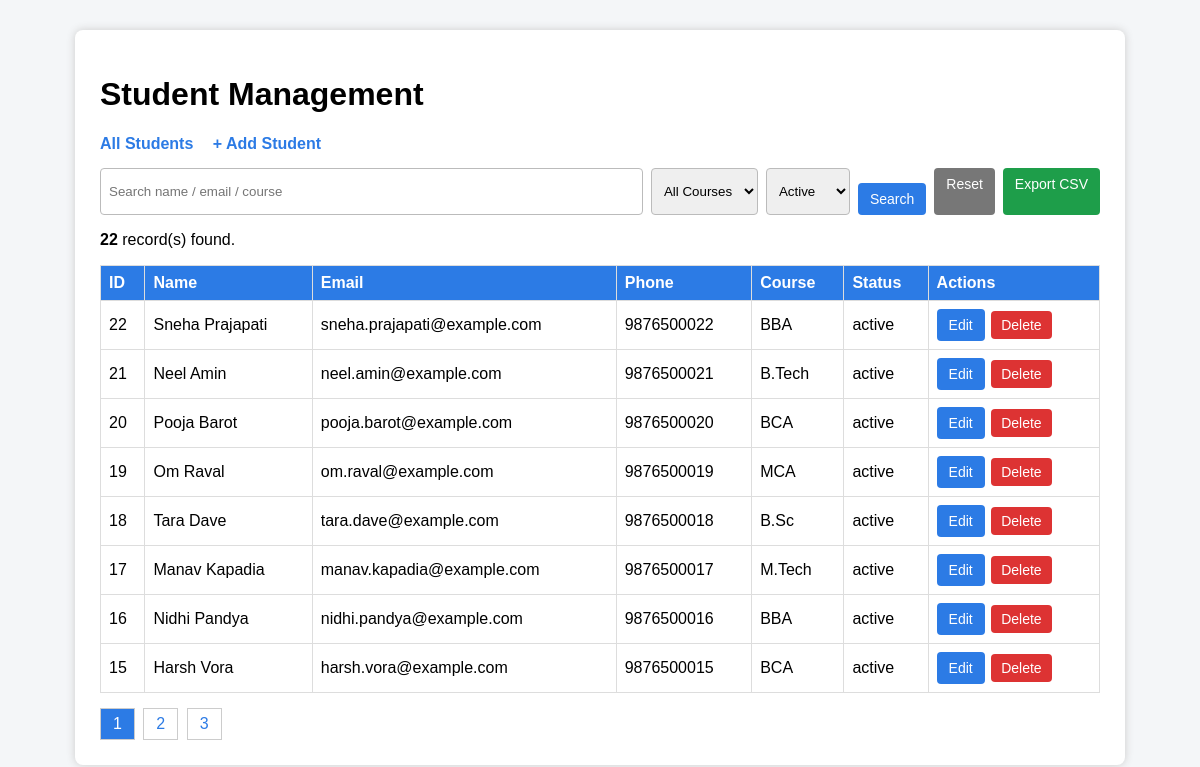
The page / on the database its author committed.
### tables this page shows
CREATE TABLE IF NOT EXISTS students (
    id INT AUTO_INCREMENT PRIMARY KEY,
    name VARCHAR(100) NOT NULL,
    email VARCHAR(120) NOT NULL UNIQUE,
    phone CHAR(10) NOT NULL,
    course VARCHAR(30) NOT NULL,
    status ENUM('active','deleted') NOT NULL DEFAULT 'active',
    created_at TIMESTAMP DEFAULT CURRENT_TIMESTAMP
);

### functions.php (called while the page is built, shortened)
<?php
function e($s): string {
    return htmlspecialchars((string)$s, ENT_QUOTES, 'UTF-8');
}
function build_filters(array $src): array {
    $where = []; $types = ''; $params = [];
    $q = trim($src['q'] ?? '');
    $course = trim($src['course'] ?? '');
    $status = $src['status'] ?? 'active';
    if (in_array($status, ['active', 'deleted'], true)) {
        $where[] = 'status = ?';
        $types .= 's';
        $params[] = $status;
    }
    return [$where ? 'WHERE ' . implode(' AND ', $where) : '', $types, $params];
}

### index.php (the view, shortened to what this page needs)
<?php
require 'config.php';
require 'functions.php';
$perPage = 8;
$page = max(1, (int)($_GET['page'] ?? 1));
[$where, $types, $params] = build_filters($_GET);
$stmt = $conn->prepare("SELECT COUNT(*) FROM students $where");
if ($types) { $stmt->bind_param($types, ...$params); }
$stmt->execute();
$total = (int)$stmt->get_result()->fetch_row()[0];
$pages  = max(1, (int)ceil($total / $perPage));
$page   = min($page, $pages);
$offset = ($page - 1) * $perPage;
$stmt = $conn->prepare("SELECT * FROM students $where ORDER BY id DESC LIMIT ? OFFSET ?");
$stmt->bind_param($types . 'ii', ...array_merge($params, [$perPage, $offset]));
$stmt->execute();
$rows = $stmt->get_result();
$q      = trim($_GET['q'] ?? '');
$status = $_GET['status'] ?? 'active';
require 'header.php';
?>
<form method="GET" class="filters">
    <input type="text" name="q" placeholder="Search name / email / course" value="<?= e($q) ?>">
    <select name="course">
        <option value="">All Courses</option>
    </select>
    <select name="status">
        <option value="active"  <?= $status === 'active'  ? 'selected' : '' ?>>Active</option>
    </select>
    <button type="submit">Search</button>
    <a href="index.php" class="btn gray">Reset</a>
    <a href="export_csv.php?<?= e(http_build_query($_GET)) ?>" class="btn green">Export CSV</a>
</form>
<p><b><?= $total ?></b> record(s) found.</p>
<table>
    <tr>
        <th>ID</th><th>Name</th><th>Email</th><th>Phone</th>
        <th>Course</th><th>Status</th><th>Actions</th>
    </tr>
    <?php while ($r = $rows->fetch_assoc()): ?>
    <tr class="<?= $r['status'] === 'deleted' ? 'deleted' : '' ?>">
        <td><?= (int)$r['id'] ?></td>
        <td><?= e($r['name']) ?></td>
        <td><?= e($r['email']) ?></td>
        <td><?= e($r['phone']) ?></td>
        <td><?= e($r['course']) ?></td>
        <td><?= e($r['status']) ?></td>
        <td class="actions">
            <?php if ($r['status'] === 'active'): ?>
                <a href="edit.php?id=<?= (int)$r['id'] ?>" class="btn">Edit</a>
                <form method="POST" action="delete.php"
                      onsubmit="return confirm('Move <?= e(addslashes($r['name'])) ?> to deleted list?');">
                    <button class="red">Delete</button>
                </form>
            <?php endif; ?>
        </td>
    </tr>
    <?php endwhile; ?>
</table>
<?php if ($pages > 1): ?>
<div class="pagination">
    <?php for ($i = 1; $i <= $pages; $i++): ?>
        <a href="?<?= e(http_build_query(array_merge($_GET, ['page' => $i]))) ?>"
           class="<?= $i === $page ? 'current' : '' ?>"><?= $i ?></a>
    <?php endfor; ?>
</div>
<?php endif; ?>
<?php require 'footer.php'; ?>

### header.php (shortened to what this page needs)
<!DOCTYPE html>
<html>
<head>
    <link rel="stylesheet" href="style.css">
</head>
<body>
<div class="container">
    <h1>Student Management</h1>
    <nav>
        <a href="index.php">All Students</a>
        <a href="add.php">+ Add Student</a>
    </nav>

### footer.php
</div>
</body>
</html>

### style.css (style rules this page uses)
body { font-family: Arial, sans-serif; background: #f4f6f8; margin: 0; }
.container { max-width: 1000px; margin: 30px auto; background: #fff; padding: 25px; border-radius: 8px; box-shadow: 0 0 8px #ccc; }
nav a { margin-right: 15px; text-decoration: none; color: #2c7be5; font-weight: bold; }
.filters { display: flex; gap: 8px; flex-wrap: wrap; margin: 15px 0; }
.filters input[type=text] { flex: 1; min-width: 200px; }
input, select { padding: 8px; border: 1px solid #bbb; border-radius: 4px; }
form input, form select { width: 100%; box-sizing: border-box; }
.filters input, .filters select { width: auto; }
button, .btn { display: inline-block; padding: 8px 12px; background: #2c7be5; color: #fff; border: 0; border-radius: 4px; text-decoration: none; cursor: pointer; font-size: 14px; }
.btn.gray { background: #777; }
.green { background: #1e9e4a; }
.red { background: #d33; }
form button { margin-top: 15px; }
table { width: 100%; border-collapse: collapse; margin-top: 10px; }
th, td { border: 1px solid #ddd; padding: 8px; text-align: left; }
th { background: #2c7be5; color: #fff; }
td.actions { white-space: nowrap; }
td.actions form { display: inline; }
td.actions button { margin: 0 2px; padding: 6px 10px; }
.pagination { margin-top: 15px; }
.pagination a { display: inline-block; padding: 6px 12px; border: 1px solid #ccc; margin-right: 4px; text-decoration: none; color: #2c7be5; }
.pagination a.current { background: #2c7be5; color: #fff; }

### rows shown on the page
students: id "22", name "Sneha Prajapati", email "sneha.prajapati@example.com", phone "9876500022", course "BBA", status "active"
students: id "21", name "Neel Amin", email "neel.amin@example.com", phone "9876500021", course "B.Tech", status "active"
students: id "20", name "Pooja Barot", email "pooja.barot@example.com", phone "9876500020", course "BCA", status "active"
students: id "19", name "Om Raval", email "om.raval@example.com", phone "9876500019", course "MCA", status "active"
students: id "18", name "Tara Dave", email "tara.dave@example.com", phone "9876500018", course "B.Sc", status "active"
students: id "17", name "Manav Kapadia", email "manav.kapadia@example.com", phone "9876500017", course "M.Tech", status "active"
students: id "16", name "Nidhi Pandya", email "nidhi.pandya@example.com", phone "9876500016", course "BBA", status "active"
students: id "15", name "Harsh Vora", email "harsh.vora@example.com", phone "9876500015", course "BCA", status "active"

### other values the page prints
$total "22"
